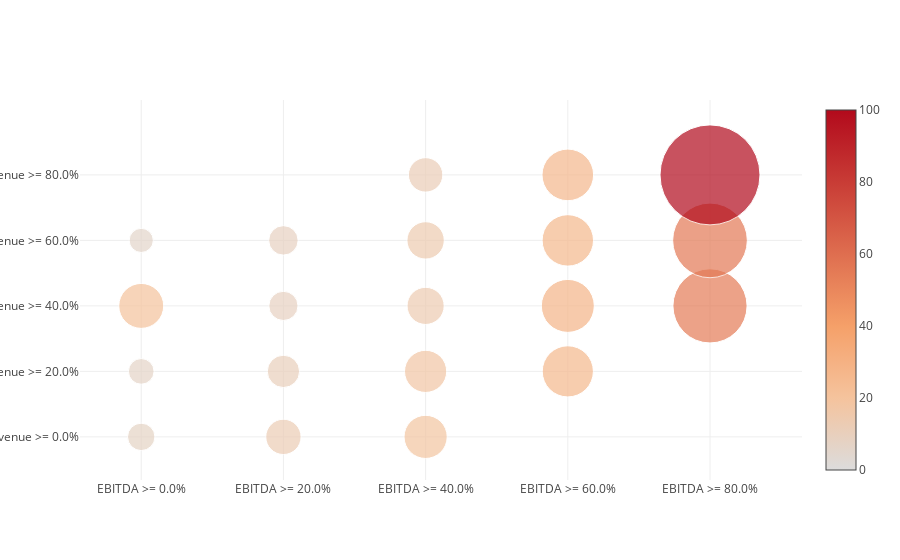

Notebook code for this chart:
### Code cell
ret = add_columns_by_cuts(['Revenue', 'EBITDA', 'Enterprise Value'], data, 5)

draw_from_cuts(['Revenue', 'EBITDA', 'Enterprise Value'], ret, 5)

### Figure 1 — Plotly figure (JSON) as saved in the notebook; plotly's stock layout.template omitted (floating-point values rounded to 4 significant figures)
{"data": [{"marker": {"color": [7.508, 6.577, 20.2, 5.829, 0, 12.45, 10.45, 8.515, 8.666, 0, 18.62, 17.78, 13.8, 13.93, 11.84, 0, 26.15, 28.06, 26.43, 26.65, 0, 0, 54.99, 55.77, 100], "showscale": true, "size": [13880000000.0, 12160000000.0, 37340000000.0, 10775000000, 0, 23010000000.0, 19310000000.0, 15740000000.0, 16020000000.0, 0, 34420000000.0, 32860000000.0, 25510000000.0, 25740000000.0, 21888000000, 0, 48326250000, 51867600000, 48840000000.0, 49270000000.0, 0, 0, 101650000000, 103100000000.0, 184800000000.0], "sizemin": 4, "sizemode": "area", "sizeref": 36970000.0}, "mode": "markers", "type": "scatter", "x": ["EBITDA >= 0.0%", "EBITDA >= 0.0%", "EBITDA >= 0.0%", "EBITDA >= 0.0%", "EBITDA >= 0.0%", "EBITDA >= 20.0%", "EBITDA >= 20.0%", "EBITDA >= 20.0%", "EBITDA >= 20.0%", "EBITDA >= 20.0%", "EBITDA >= 40.0%", "EBITDA >= 40.0%", "EBITDA >= 40.0%", "EBITDA >= 40.0%", "EBITDA >= 40.0%", "EBITDA >= 60.0%", "EBITDA >= 60.0%", "EBITDA >= 60.0%", "EBITDA >= 60.0%", "EBITDA >= 60.0%", "EBITDA >= 80.0%", "EBITDA >= 80.0%", "EBITDA >= 80.0%", "EBITDA >= 80.0%", "EBITDA >= 80.0%"], "y": ["Revenue >= 0.0%", "Revenue >= 20.0%", "Revenue >= 40.0%", "Revenue >= 60.0%", "Revenue >= 80.0%", "Revenue >= 0.0%", "Revenue >= 20.0%", "Revenue >= 40.0%", "Revenue >= 60.0%", "Revenue >= 80.0%", "Revenue >= 0.0%", "Revenue >= 20.0%", "Revenue >= 40.0%", "Revenue >= 60.0%", "Revenue >= 80.0%", "Revenue >= 0.0%", "Revenue >= 20.0%", "Revenue >= 40.0%", "Revenue >= 60.0%", "Revenue >= 80.0%", "Revenue >= 0.0%", "Revenue >= 20.0%", "Revenue >= 40.0%", "Revenue >= 60.0%", "Revenue >= 80.0%"]}], "layout": {}}
